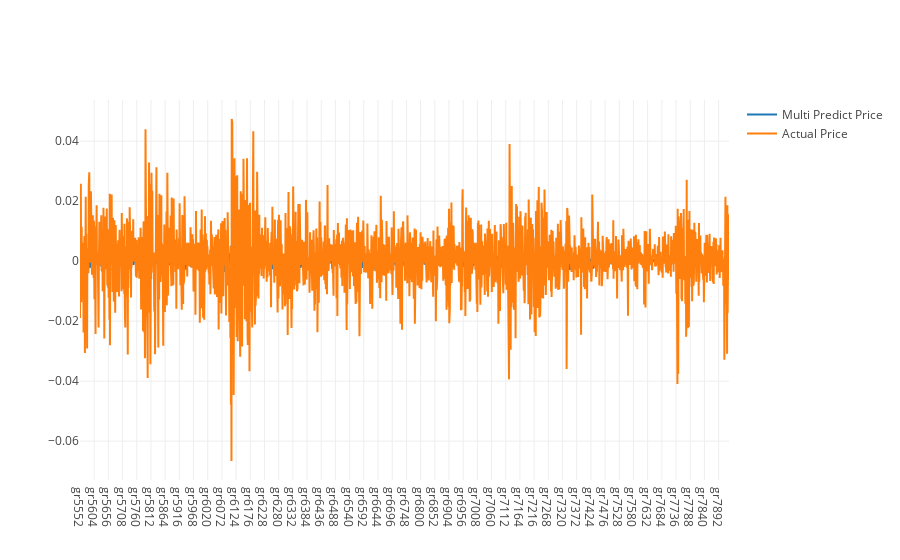

Source (notebook cell):
### Code cell
predictDates = data.tail(len(inv_y)).index
actual_chart = go.Scatter(x=predictDates, y=inv_y[:,0], name= 'Actual Price')
multi_predict_chart = go.Scatter(x=predictDates, y=inv_yhat[:,0], name= 'Multi Predict Price')
py.iplot([multi_predict_chart, actual_chart])

### Figure 1 — Plotly figure (JSON) as saved in the notebook; plotly's stock layout.template omitted (floating-point values rounded to 4 significant figures; data arrays with more than 128 entries replaced by an {"elided": "..."} marker saying what was removed)
{"data": [{"name": "Multi Predict Price", "type": "scatter", "uid": "b6276848-210a-49f4-87e1-bfe3bf224a5e", "x": {"elided": "2379 str values"}, "y": {"elided": "2379 float values"}}, {"name": "Actual Price", "type": "scatter", "uid": "5bd4a0ef-d651-49d6-9ef7-264b03c77124", "x": {"elided": "2379 str values"}, "y": {"elided": "2379 float values"}}], "layout": {}}
